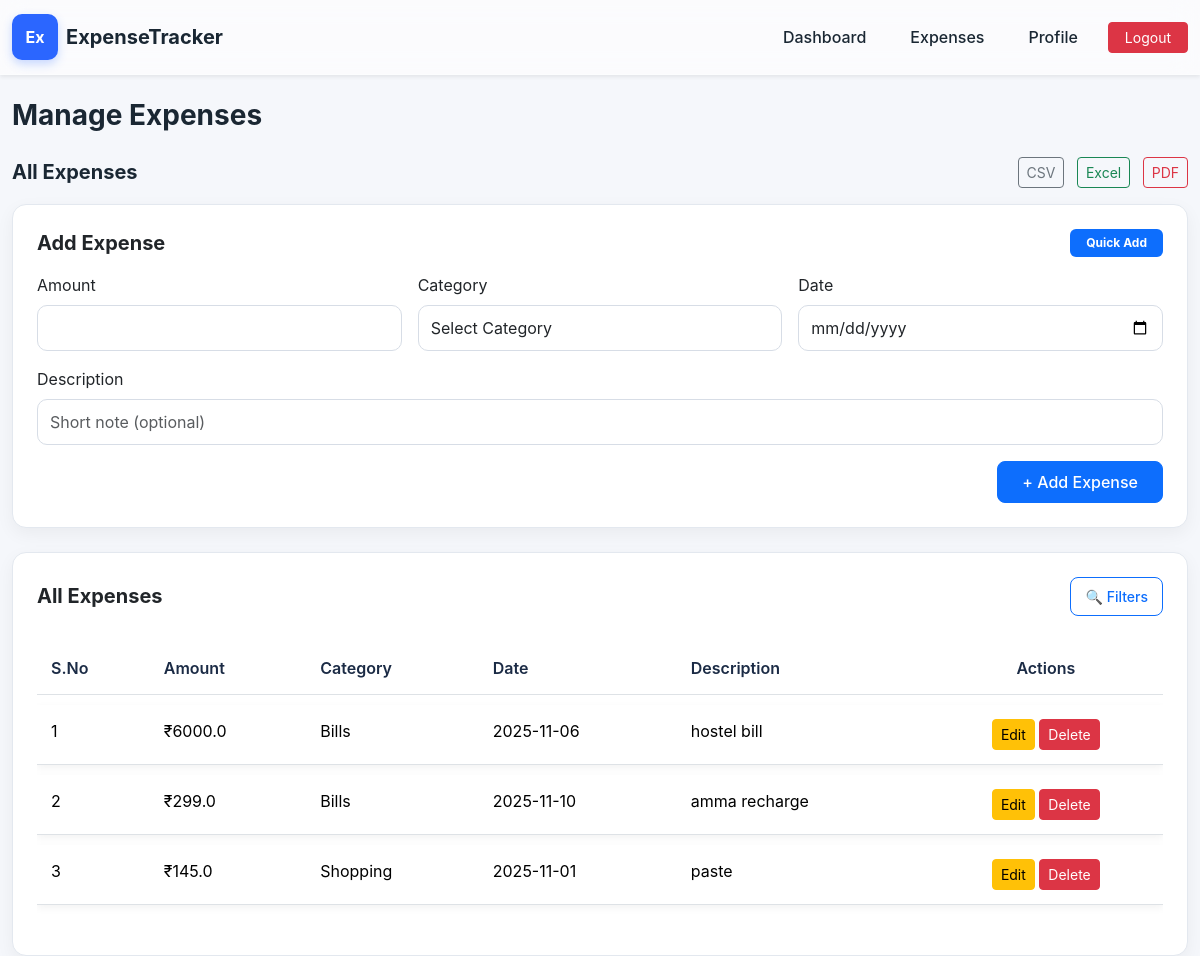
/expenses (signed in), run on the app's committed database.
### models.py (models this page shows)
class Expense(Base):
    __tablename__ = "expenses"
    id = Column(Integer, primary_key=True, index=True)
    user_id = Column(Integer, ForeignKey("users.id"))
    amount = Column(Float, nullable=False)
    category = Column(String, nullable=False)
    date = Column(String, nullable=False)
    description = Column(String, default="")

### routers/expenses.py (the view)
@router.get("/expenses")
def expenses_list(
    request: Request,
    db: Session = Depends(db),
    q: str = "",
    category: str = "",
    date: str = "",
    min: str = None,
    max: str = None
):
    user_id = request.session.get("user_id")
    if not user_id:
        return RedirectResponse("/login")
    query = db.query(Expense).filter(Expense.user_id == user_id)
    if q:
        query = query.filter(Expense.description.contains(q))
    if category:
        query = query.filter(Expense.category == category)
    if date:
        query = query.filter(Expense.date == date)
    min_val = float(min) if min not in (None, "") else None
    max_val = float(max) if max not in (None, "") else None
    if min_val is not None:
        query = query.filter(Expense.amount >= min_val)
    if max_val is not None:
        query = query.filter(Expense.amount <= max_val)
    expenses = query.all()
    return request.app.templates.TemplateResponse(
        "expenses.html",
        {
            "request": request,
            "expenses": expenses
        }
    )

### templates/expenses.html (shortened to what this page needs)
{% extends "base.html" %}
{% block content %}
<h3 class="fw-bold mb-4">Manage Expenses</h3>
<div class="d-flex justify-content-between align-items-center mb-3">
    <h5 class="fw-bold mb-0">All Expenses</h5>
    <div>
        <a href="/expenses/export/csv" class="btn btn-outline-secondary btn-sm me-2">CSV</a>
        <a href="/expenses/export/excel" class="btn btn-outline-success btn-sm me-2">Excel</a>
        <a href="/expenses/export/pdf" class="btn btn-outline-danger btn-sm">PDF</a>
    </div>
</div>
<div class="card premium-card p-4 mb-4">
    <div class="d-flex justify-content-between align-items-center mb-3">
        <h5 class="fw-bold mb-0">Add Expense</h5>
        <span class="badge bg-primary px-3 py-2">Quick Add</span>
    </div>
    <form action="/expenses/add" method="post">
        <div class="row g-3">
            <div class="col-md-4">
                <label class="form-label">Amount</label>
                <input type="number" step="0.01" name="amount" class="form-control modern-input" required>
            </div>
            <div class="col-md-4">
                <label class="form-label">Category</label>
                <select name="category" class="form-select modern-input" required>
                    <option value="">Select Category</option>
                </select>
            </div>
            <div class="col-md-4">
                <label class="form-label">Date</label>
                <input type="date" name="date" class="form-control modern-input" required>
            </div>
            <div class="col-md-12">
                <label class="form-label">Description</label>
                <input type="text" name="description" class="form-control modern-input" placeholder="Short note (optional)">
            </div>
            <div class="col-md-12 text-end">
                <button class="btn btn-primary premium-btn px-4">+ Add Expense</button>
            </div>
        </div>
    </form>
</div>
<div class="card premium-card p-4">
    <div class="d-flex justify-content-between align-items-center mb-3">
        <h5 class="fw-bold mb-0">All Expenses</h5>
        <button class="btn btn-outline-primary btn-sm premium-btn-sm"
                data-bs-toggle="collapse" data-bs-target="#filterPanel">
            🔍 Filters
        </button>
    </div>
    <div class="table-responsive">
        <table class="table premium-table">
            <thead>
                <tr>
                    <th>S.No</th>
                    <th>Amount</th>
                    <th>Category</th>
                    <th>Date</th>
                    <th>Description</th>
                    <th class="text-center">Actions</th>
                </tr>
            </thead>
            <tbody>
                {% for exp in expenses %}
                <tr>
                    <td>{{ loop.index }}</td>
                    <td>₹{{ exp.amount }}</td>
                    <td>{{ exp.category }}</td>
                    <td>{{ exp.date }}</td>
                    <td>{{ exp.description }}</td>
                    <td class="text-center">
                        <a href="/expenses/update/{{ exp.id }}" class="btn btn-warning premium-edit-btn btn-sm">Edit</a>
                        <a href="/expenses/delete/{{ exp.id }}"
                           class="btn btn-danger premium-delete-btn btn-sm"
                           onclick="return confirm('Are you sure you want to delete?')">
                           Delete
                        </a>
                    </td>
                </tr>
                {% endfor %}
            </tbody>
        </table>
    </div>
</div>
{% endblock %}

### static/style.css (style rules this page uses)
body { background: #f5f7fb; font-family: "Inter", system-ui, sans-serif; color: #1a2733; overflow-x: hidden; transition: background 0.3s ease, color 0.3s ease; }
html, body { margin: 0; padding: 0; }
.premium-card { background: #ffffff; border: 1px solid #e3e8ef; border-radius: 14px; box-shadow: 0 6px 18px rgba(0,0,0,0.05); transition: 0.15s ease; }
.modern-input, .form-select { border-radius: 10px !important; border: 1px solid #d7dde6 !important; padding: 10px 12px; background: #ffffff !important; transition: 0.2s ease; }
.premium-btn, .premium-btn-sm { border-radius: 8px; font-weight: 500; padding: 8px 14px; }
.premium-table { width: 100%; border-collapse: separate; border-spacing: 0 10px; }
.premium-table thead tr { background: #eaf2ff; }
.premium-table th { padding: 14px; font-weight: 600; color: #1b2b45; }
.premium-table tbody tr { background: #fff; box-shadow: 0 3px 8px rgba(0,0,0,0.05); }
.premium-table tbody td { padding: 14px; }

### data on the page
Expense: amount "6000.0", category "Bills", date "2025-11-06", description "hostel bill"
Expense: amount "299.0", category "Bills", date "2025-11-10", description "amma recharge"
Expense: amount "145.0", category "Shopping", date "2025-11-01", description "paste"
